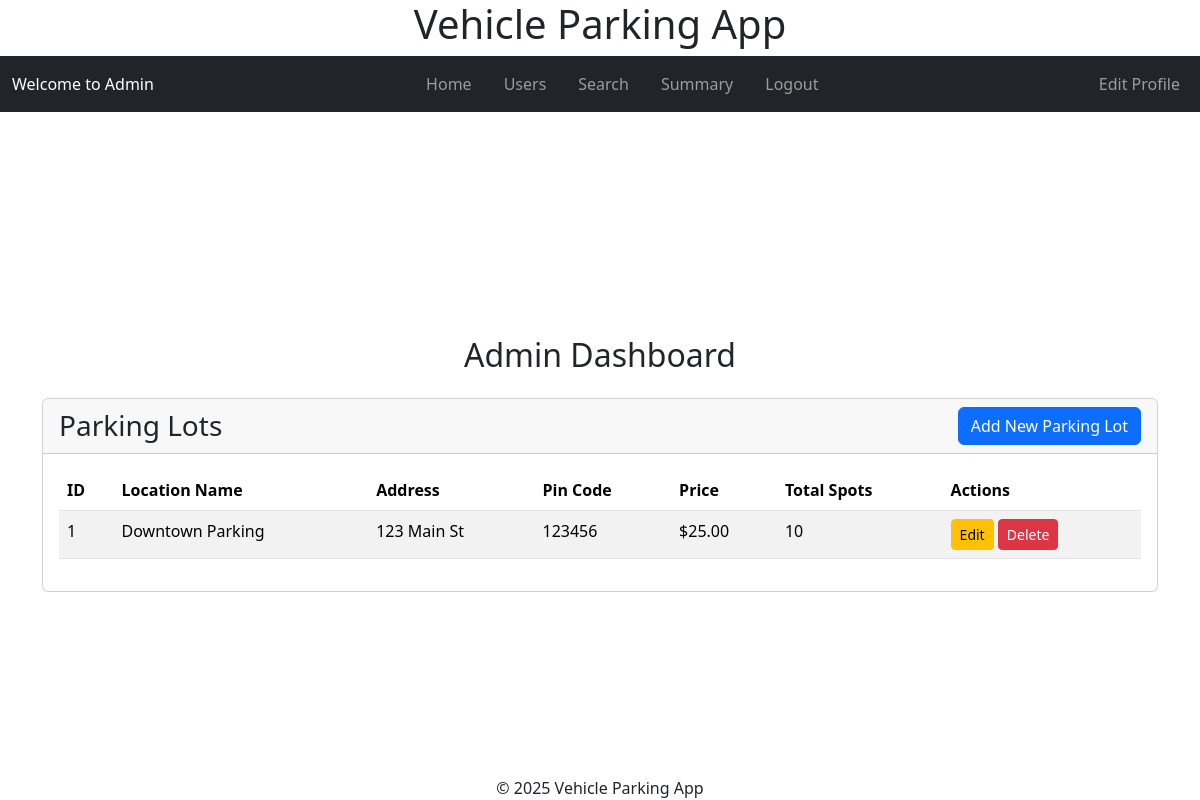
Page /admin/dashboard (signed in) on the committed database.
### models/models.py (models this page shows, shortened)
class ParkingLot(db.Model):
    id = db.Column(db.Integer, primary_key=True)
    prime_location_name = db.Column(db.String(255), nullable=False)
    price = db.Column(db.Numeric(10, 2), nullable=False)
    address = db.Column(db.Text, nullable=False)
    pin_code = db.Column(db.String(10), nullable=False)
    maximum_number_of_spots = db.Column(db.Integer, nullable=False)
    spots = db.relationship('ParkingSpot', backref='lot', lazy=True)

### controllers/admin_controllers.py (the view)
@app.route('/admin/dashboard')
@login_required
@admin_required
def admin_dashboard():
    parking_lots = ParkingLot.query.all()
    return render_template('admin/dashboard.html', parking_lots=parking_lots)

### app.py (called while the page is built)
def create_app():
    app = Flask(__name__)
    app.config.from_object(LocalDevelopmentConfig)
    db.init_app(app)
    login_manager = LoginManager()
    login_manager.init_app(app)
    from models.models import User
    @login_manager.user_loader
    def load_user(user_id):
        return User.query.get(int(user_id))
    app.app_context().push()
    return app

### controllers/admin_controllers.py (called while the page is built)
def admin_required(f):
    @wraps(f)
    def decorated_function(*args, **kwargs):
        if not current_user.is_authenticated or not current_user.is_admin:
            flash('You do not have permission to access this page.', 'warning')
            return redirect(url_for('login'))
        return f(*args, **kwargs)
    return decorated_function

### templates/admin/dashboard.html (shortened to what this page needs)
{% extends "layout.html" %}
{% block header %}
    {% include "admin/navbar.html" with context %}
{% endblock header %}
{% block content %}
    <div class="container mt-4">
        <h2 class="text-center mb-4">Admin Dashboard</h2>
        <div class="card">
            <div class="card-header d-flex justify-content-between align-items-center">
                <h3 class="mb-0">Parking Lots</h3>
                <a href="{{ url_for('add_parking_lot') }}" class="btn btn-primary">Add New Parking Lot</a>
            </div>
            <div class="card-body">
                <div class="table-responsive">
                    <table class="table table-striped">
                        <thead>
                            <tr>
                                <th>ID</th>
                                <th>Location Name</th>
                                <th>Address</th>
                                <th>Pin Code</th>
                                <th>Price</th>
                                <th>Total Spots</th>
                                <th>Actions</th>
                            </tr>
                        </thead>
                        <tbody>
                            {% for lot in parking_lots %}
                            <tr>
                                <td>{{ lot.id }}</td>
                                <td>{{ lot.prime_location_name }}</td>
                                <td>{{ lot.address }}</td>
                                <td>{{ lot.pin_code }}</td>
                                <td>${{ lot.price }}</td>
                                <td>{{ lot.maximum_number_of_spots }}</td>
                                <td>
                                    <a href="{{ url_for('edit_parking_lot', lot_id=lot.id) }}" class="btn btn-sm btn-warning">Edit</a>
                                    <a href="{{ url_for('delete_parking_lot', lot_id=lot.id) }}" class="btn btn-sm btn-danger" onclick="return confirm('Are you sure you want to delete this parking lot?')">Delete</a>
                                </td>
                            </tr>
                            {% else %}
                            <tr>
                                <td colspan="7" class="text-center">No parking lots found.</td>
                            </tr>
                            {% endfor %}
                        </tbody>
                    </table>
                </div>
            </div>
        </div>
    </div>
{% endblock %}

### static/styles.css (style rules this page uses)
html, body { height: 100%; width: 100vw; margin: 0; padding: 0; overflow: hidden; }
body { min-height: 100vh; min-width: 100vw; box-sizing: border-box; display: flex; flex-direction: column; }

### rows in the picture
ParkingLot: id "1", prime_location_name "Downtown Parking", address "123 Main St", pin_code "123456", price "25.00", maximum_number_of_spots "10"
